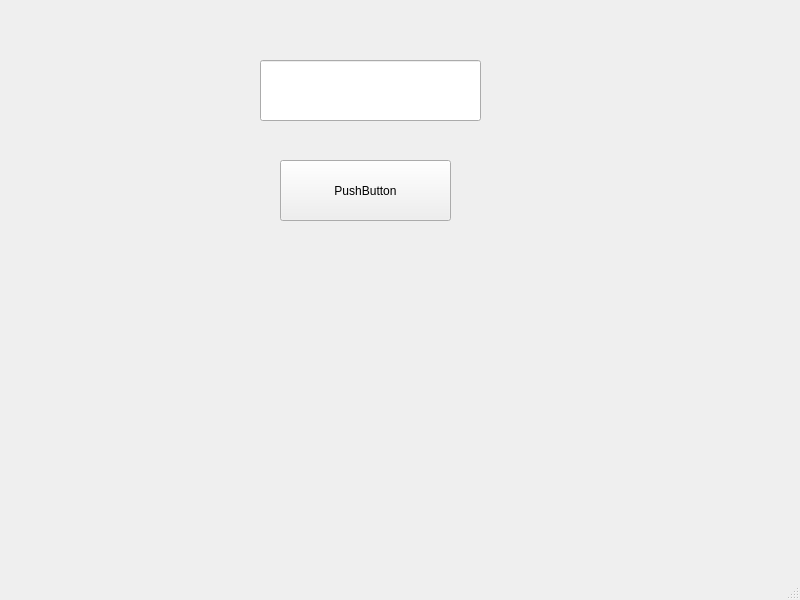
<?xml version="1.0" encoding="UTF-8"?>
<ui version="4.0">
 <class>MainWindow</class>
 <widget class="QMainWindow" name="MainWindow">
  <property name="geometry">
   <rect>
    <x>0</x>
    <y>0</y>
    <width>800</width>
    <height>600</height>
   </rect>
  </property>
  <property name="windowTitle">
   <string>MainWindow</string>
  </property>
  <widget class="QWidget" name="centralwidget">
   <widget class="QLineEdit" name="lineEdit">
    <property name="geometry">
     <rect>
      <x>260</x>
      <y>60</y>
      <width>221</width>
      <height>61</height>
     </rect>
    </property>
   </widget>
   <widget class="QPushButton" name="pushButton">
    <property name="geometry">
     <rect>
      <x>280</x>
      <y>160</y>
      <width>171</width>
      <height>61</height>
     </rect>
    </property>
    <property name="text">
     <string>PushButton</string>
    </property>
   </widget>
  </widget>
  <widget class="QMenuBar" name="menubar">
   <property name="geometry">
    <rect>
     <x>0</x>
     <y>0</y>
     <width>800</width>
     <height>26</height>
    </rect>
   </property>
  </widget>
  <widget class="QStatusBar" name="statusbar"/>
 </widget>
 <resources/>
 <connections/>
</ui>
